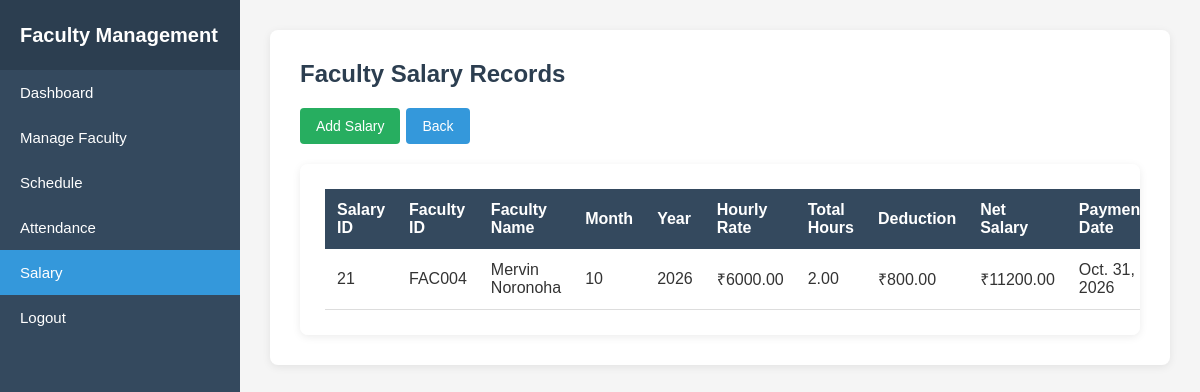
The app's page /view-salary/ (signed in) with its own data.
### faculty/models.py (models this page shows, shortened)
class Salary(models.Model):
    SalaryID = models.AutoField(primary_key=True)
    FacultyID = models.ForeignKey(
        Faculty,
        on_delete=models.CASCADE,
        related_name="salary_records"
    )
    HourlyRate = models.DecimalField(
        max_digits=10,
        decimal_places=2
    )
    TotalHours = models.DecimalField(
        max_digits=10,
        decimal_places=2,
        default=0
    )
    Deduction = models.DecimalField(
        max_digits=10,
        decimal_places=2,
        default=0
    )
    NetSalary = models.DecimalField(
        max_digits=10,
        decimal_places=2,
        default=0
    )
    PaymentDate = models.DateField(
        null=True,
        blank=True
    )
    Month = models.IntegerField()
    Year = models.IntegerField()

class Faculty(models.Model):
    FacultyID = models.CharField(max_length=10, primary_key=True)
    Password = models.CharField(max_length=255, blank=True)
    ProfilePhoto = models.ImageField(upload_to="faculty_photos/", blank=True)
    FirstName = models.CharField(max_length=50)
    LastName = models.CharField(max_length=50)
    Gender = models.CharField(max_length=20)
    DOB = models.DateField()
    Email = models.EmailField()
    ContactNumber = models.CharField(max_length=10)
    Address = models.TextField()
    Qualification = models.CharField(max_length=100)
    Designation = models.CharField(max_length=100)
    JoiningDate = models.DateField()
    Experience = models.DecimalField(max_digits=4, decimal_places=1)
    Status = models.CharField(max_length=20)

### faculty/views.py (the view)
def view_salary(request):
    if "admin_id" not in request.session:
        return redirect("login")
    salary_records = Salary.objects.select_related(
        "FacultyID"
    ).order_by(
        "-Year",
        "-Month",
        "FacultyID"
    )
    return render(
        request,
        "view_salary.html",
        {
            "salary_records": salary_records
        }
    )

### templates/view_salary.html (shortened to what this page needs)
{% load static %}
<!DOCTYPE html>
<html lang="en">
<head>
<link rel="stylesheet" href="{% static 'style.css' %}?v=4">
</head>
<body>
<div class="dashboard-container">
<aside class="sidebar">
    <div class="sidebar-header">
        <h2>Faculty Management</h2>
    </div>
    <ul class="sidebar-menu">
        <li>
            <a href="{% url 'dashboard' %}">
                Dashboard
            </a>
        </li>
        <li>
            <a href="{% url 'manage_faculty' %}">
                Manage Faculty
            </a>
        </li>
        <li>
                <a href="{% url 'schedule' %}">
                    Schedule
                </a>
        </li>
        <li>
            <a href="{% url 'attendance' %}">
                Attendance
            </a>
        </li>
        <li>
            <a href="{% url 'salary' %}" class="active">
                Salary
            </a>
        </li>
        <li>
            <a href="{% url 'logout' %}">
                Logout
            </a>
        </li>
    </ul>
</aside>
<main class="main-content">
    <div class="view-page">
        <div class="view-page-card">
            <h2>Faculty Salary Records</h2>
            <div class="action-buttons" style="margin-bottom: 20px;">
                <a
                    href="{% url 'add_salary' %}"
                    class="btn btn-success"
                >
                    Add Salary
                </a>
                <a
                    href="{% url 'salary' %}"
                    class="btn btn-primary"
                >
                    Back
                </a>
            </div>
            <div class="table-container">
                <table class="data-table">
                    <thead>
                        <tr>
                            <th>Salary ID</th>
                            <th>Faculty ID</th>
                            <th>Faculty Name</th>
                            <th>Month</th>
                            <th>Year</th>
                            <th>Hourly Rate</th>
                            <th>Total Hours</th>
                            <th>Deduction</th>
                            <th>Net Salary</th>
                            <th>Payment Date</th>
                        </tr>
                    </thead>
                    <tbody>
                        {% for record in salary_records %}
                        <tr>
                            <td>
                                {{ record.SalaryID }}
                            </td>
                            <td>
                                {{ record.FacultyID.FacultyID }}
                            </td>
                            <td>
                                {{ record.FacultyID.FirstName }}
                                {{ record.FacultyID.LastName }}
                            </td>
                            <td>
                                {{ record.Month }}
                            </td>
                            <td>
                                {{ record.Year }}
                            </td>
                            <td>
                                ₹{{ record.HourlyRate }}
                            </td>
                            <td>
                                {{ record.TotalHours }}
                            </td>
                            <td>
                                ₹{{ record.Deduction }}
                            </td>
                            <td>
                                ₹{{ record.NetSalary }}
                            </td>
                            <td>
                                {% if record.PaymentDate %}
                                    {{ record.PaymentDate }}
                                {% else %}
                                    Not Paid
                                {% endif %}
                            </td>
                        </tr>
                        {% empty %}
                        <tr>
                            <td colspan="11" class="no-records">
                                No salary records found.
                            </td>
                        </tr>
                        {% endfor %}
                    </tbody>
                </table>
            </div>
        </div>
    </div>
</main>
</div>
</body>
</html>

### records on screen
Salary: SalaryID "21", FacultyID.FacultyID "FAC004", FacultyID.FirstName "Mervin", FacultyID.LastName "Noronoha", Month "10", Year "2026", HourlyRate "6000.00", TotalHours "2.00", Deduction "800.00", NetSalary "11200.00", PaymentDate "Oct. 31, 2026"
